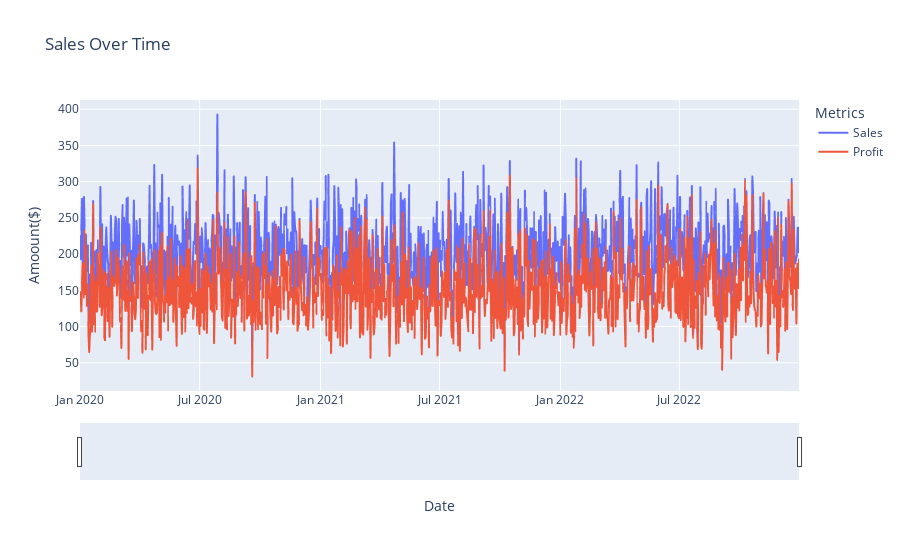

Notebook code for this chart:
### Code cell
fig=px.line(df,x='Date',y=['Sales','Profit'],title='Sales Over Time')
fig.update_layout(xaxis_title='Date',
                  yaxis_title='Amoount($)',
                  legend_title='Metrics',
                  xaxis_rangeslider_visible=True)
fig.show()

### Figure 1 — Plotly figure (JSON) as saved in the notebook; plotly's stock layout.template omitted (floating-point values rounded to 4 significant figures; data arrays with more than 128 entries replaced by an {"elided": "..."} marker saying what was removed)
{"data": [{"hovertemplate": "variable=Sales<br>Date=%{x}<br>value=%{y}<extra></extra>", "legendgroup": "Sales", "line": {"color": "#636efa", "dash": "solid"}, "marker": {"symbol": "circle"}, "mode": "lines", "name": "Sales", "showlegend": true, "type": "scattergl", "x": {"elided": "1095 str values"}, "xaxis": "x", "y": {"elided": "1095 float values"}, "yaxis": "y"}, {"hovertemplate": "variable=Profit<br>Date=%{x}<br>value=%{y}<extra></extra>", "legendgroup": "Profit", "line": {"color": "#EF553B", "dash": "solid"}, "marker": {"symbol": "circle"}, "mode": "lines", "name": "Profit", "showlegend": true, "type": "scattergl", "x": {"elided": "1095 str values"}, "xaxis": "x", "y": {"elided": "1095 float values"}, "yaxis": "y"}], "layout": {"legend": {"title": {"text": "Metrics"}, "tracegroupgap": 0}, "title": {"text": "Sales Over Time"}, "xaxis": {"anchor": "y", "domain": [0, 1], "rangeslider": {"visible": true}, "title": {"text": "Date"}}, "yaxis": {"anchor": "x", "domain": [0, 1], "title": {"text": "Amoount($)"}}}}
